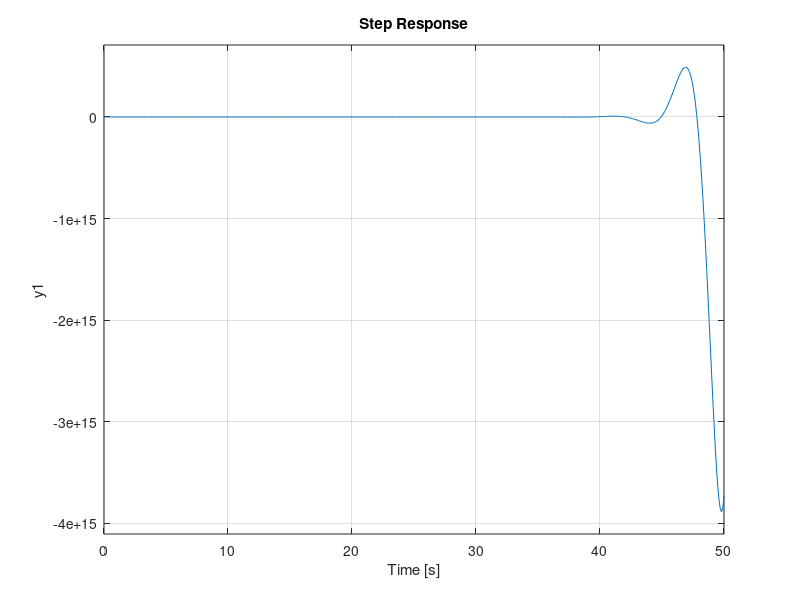

Write the MATLAB code that produced this figure.
clc
clear all
%% Resonant System

Gnum_5 = [8 7 6 5 4 3 2];
Gden_5 = [1 2 3 4 5 6 7 1];
G5 = tf(Gnum_5, Gden_5);
% step response

step(G5, 0:0.1:50)
